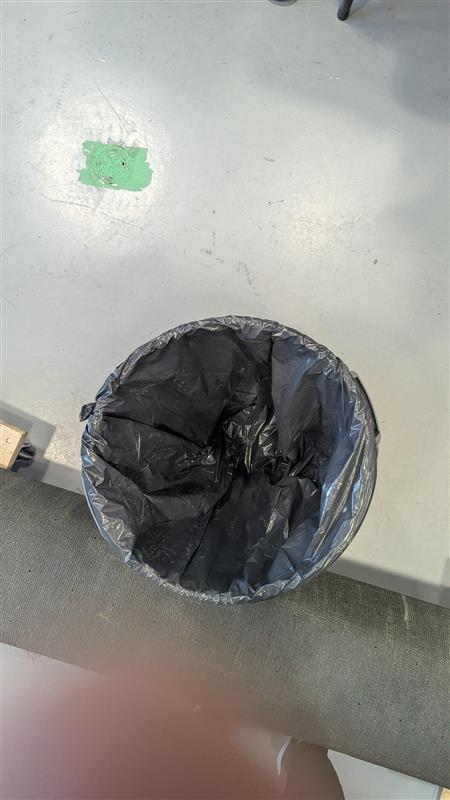
#> input picture data/BucketDetection/Data/Poubelle.jpg, 450 x 800 px
$ python -i ellipse_detection.py   (imports and definitions only)
#> lines starting #> are read from the running program, lines starting #| are printed output that depends on the picture; after the words box and inside, x2 and y2 are one past the last pixel; in counts of white or black regions, pixels touching at a corner belong together
import cv2 as cv
import numpy as np

def detect_ellipses(image_path: str):
    img = cv.imread(image_path)
#> img is the input picture: shape (800, 450, 3); mean B, G, R 142.5, 147.2, 148.6
    gray = cv.cvtColor(img, cv.COLOR_BGR2GRAY)
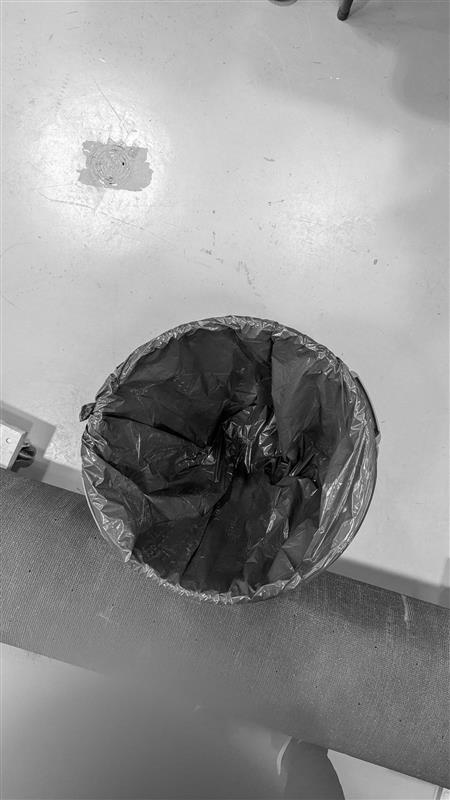
#> gray: shape (800, 450); min 0, max 255, mean 147.1

    # Blur to reduce noise
    blur = cv.GaussianBlur(gray, (7, 7), 1.5)

    # Edge detection
    edges = cv.Canny(blur, 50, 150)
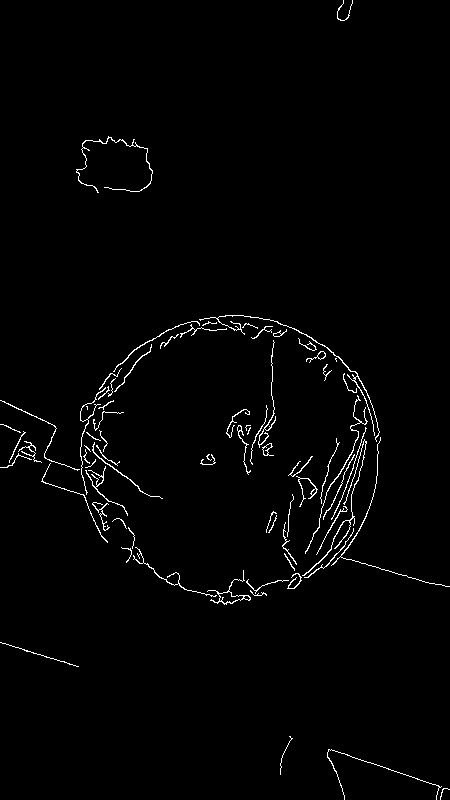
#> edges: shape (800, 450); 1.6% white in thin lines or dots

    # Find contours
    contours, _ = cv.findContours(edges, cv.RETR_LIST, cv.CHAIN_APPROX_NONE)
#> contours = 82 contours, 51 with area under 20; largest, box (x1, y1, x2, y2) and area: (207, 570, 251, 605) 222, (218, 591, 244, 604) 165, (199, 315, 380, 442) 87, (302, 439, 367, 576) 65, (262, 443, 274, 456) 60

    ellipses = []
    for cnt in contours:
        # Need at least 5 points to fit ellipse
        if len(cnt) < 5:
            continue

        ellipse = cv.fitEllipse(cnt)

        (x, y), (MA, ma), angle = ellipse

        area = cv.contourArea(cnt)
        if area < 300:  # tweak this
            continue

        ratio = max(MA, ma) / min(MA, ma)
        if ratio > 5:  # changer pour accepter des plus ellipses plus extremes
            continue

        ellipses.append(ellipse)
#> this loop made 82 passes
#> (x, y, MA, ma, angle, area) on passes 5, 6, 9, 10, 12, 14, 22, 25, 26, 27, 29, 30: (246.5, 597.3, 4.19, 6.88, 113.4, 20), (229.3, 597.1, 10.77, 22.85, 91.79, 165), (294.4, 581, 9.29, 17.37, 31.26, 20.5), (234.1, 589.6, 24.26, 47.52, 72.25, 222.5), (169.1, 573.4, 14.1, 84.99, 120, 34), (342.2, 571.6, 33.46, 78.65, 46.96, 25.5), (102, 514.6, 17.49, 26.59, 155.2, 24.5), (305.3, 489.1, 18.47, 27.53, 179.6, 44.5), (122.2, 492.7, 28.02, 71.03, 122.8, 41), (22.1, 276.8, 110, 405.8, 0, 21.5), (300.7, 464.6, 6.86, 31.1, 43.07, 23), (336.9, 489.8, 2.97, 65.71, 25.51, 20)
#> cnt on pass 19: [[99, 514], [100, 513], [101, 514], [100, 515]]
#> after the loop, ellipses = []
    return ellipses

>>> result = detect_ellipses('../../data/BucketDetection/Data/Poubelle.jpg')
#> result = []

$ run again, on data/BucketDetection/Data/Sceau_bleu.jpg
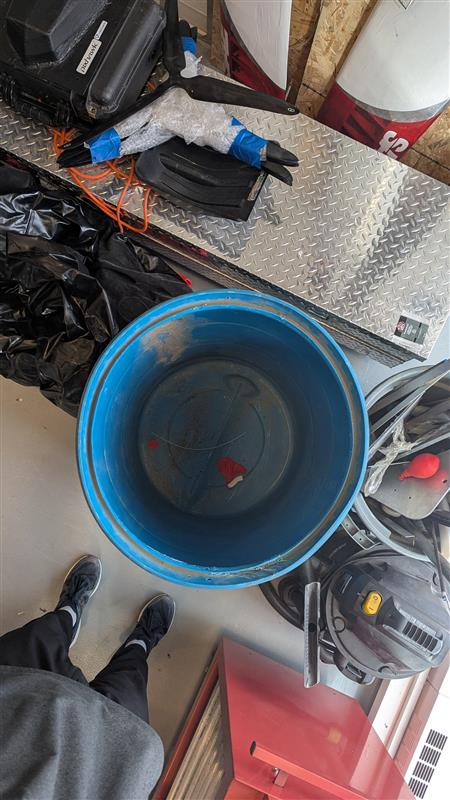
#> input picture data/BucketDetection/Data/Sceau_bleu.jpg, 450 x 800 px
#> in detect_ellipses, img is the input picture: shape (800, 450, 3); mean B, G, R 102, 99.2, 102.1
#> in detect_ellipses, `gray = cv.cvtColor(img, cv.COLOR_BGR2GRAY)`:
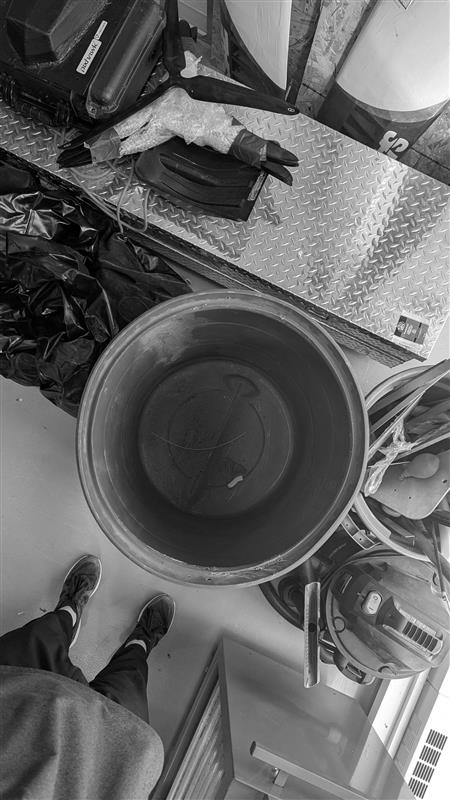
#> gray: shape (800, 450); min 0, max 255, mean 100.4
#> in detect_ellipses, `edges = cv.Canny(blur, 50, 150)`:
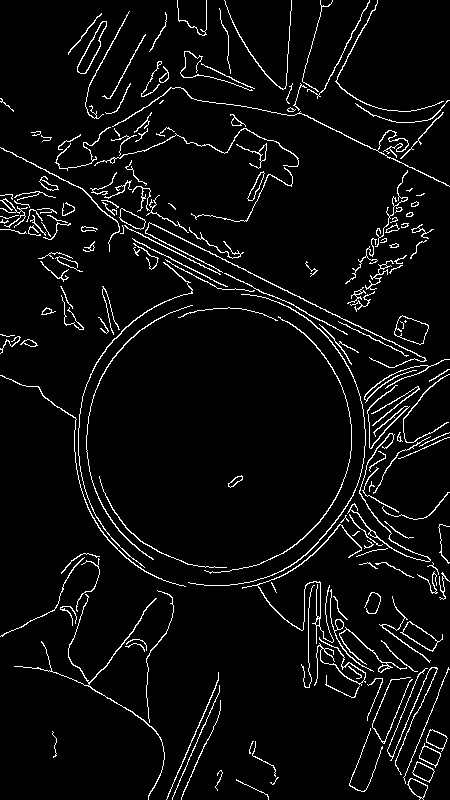
#> edges: shape (800, 450); 5.1% white in thin lines or dots
#> contours = 221 contours, 119 with area under 20; largest, box (x1, y1, x2, y2) and area: (394, 315, 429, 345) 636, (394, 315, 429, 345) 620, (77, 21, 107, 74) 497, (400, 621, 443, 652) 484, (77, 21, 107, 74) 446
#> the loop in detect_ellipses, `for cnt in contours:` made 221 passes
#> (x, y, MA, ma, angle, area) on passes 1, 3, 6: (417.6, 787.7, 13.65, 22.2, 130.4, 220.5), (417.6, 787.9, 14.76, 23.04, 133.6, 239), (423, 771.4, 14.67, 22.42, 119.5, 243.5)
#> after the loop in detect_ellipses, `for cnt in contours:`: ellipses = [((419.3, 635.9), (14.35, 43.54), 123.6), ((422, 636.1), (19.1, 44.29), 114.8), ((411.5, 329.7), (23.66, 34.31), 113.5), ((411, 329.7), (24.07, 36.09), 109.8)]
#> result has the same summary as ellipses in detect_ellipses
